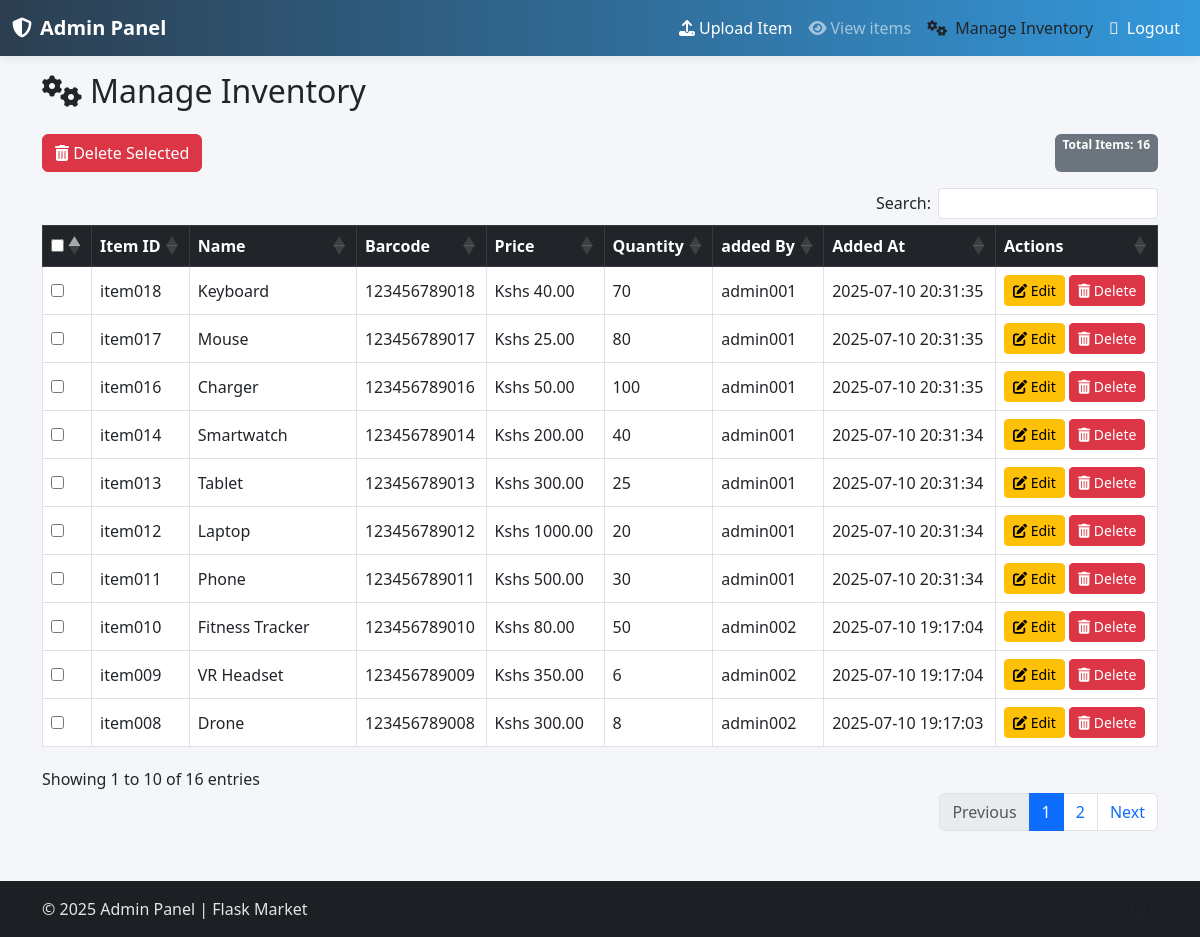
Before: /admins/admin/items/manage (signed in) with the older database file.
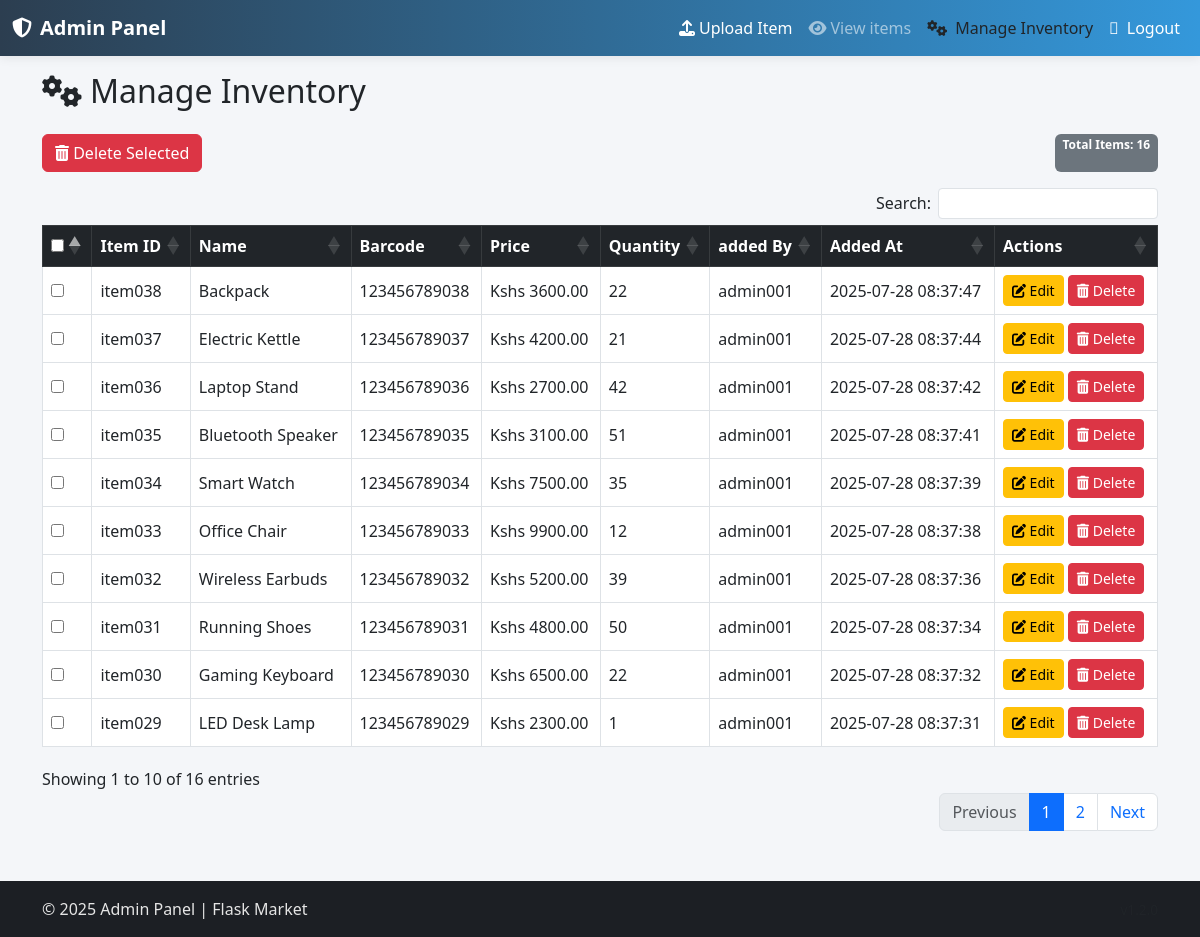
After: the same page with the newer database file.
### admins/models.py (models this page shows, shortened)
class Items(db.Model):
    __tablename__ = 'items'
    item_id = db.Column(db.String(), nullable=False, primary_key=True)
    name = db.Column(db.String(length=30), nullable=False)
    price = db.Column(db.Float(), nullable=False)
    discount = db.Column(db.Float(), nullable=True)
    barcode = db.Column(db.String(length=12), nullable=False, unique=True)
    description = db.Column(db.String(length=1024), nullable=False, unique=True)
    category = db.Column(db.String(length=30), nullable=True)
    quantity = db.Column(db.Integer(), nullable=False)
    image_url = db.Column(db.String(200), nullable=True)
    added_by = db.Column(db.String(length=6), db.ForeignKey('admins.admin_id'), nullable=False)
    date_added = db.Column(db.DateTime(timezone=True), nullable=False, default=lambda: datetime.now(ZoneInfo("Africa/Nairobi")))
    admin = db.relationship('Admins', backref="items_added")

### admins/routes.py (the view, shortened to what this page needs)
@admins_bp.route('/admin/items/manage', methods=['GET', 'POST'])
@admin_required
def admin_items_manage():
    items = Items.query.order_by(Items.date_added.desc()).all()
    return render_template('admin/admin_items_manage.html', items=items)

### admins/routes.py (called while the page is built)
def admin_required(f):
    @wraps(f)
    def wrapper(*args, **kwargs):
        if not session.get('admin_logged_in') and not session.get('is_approved'):
            return redirect(url_for('admins.admin_login'))
        return f(*args, **kwargs)
    return wrapper

@admins_bp.context_processor
def inject_now():
    eat = ZoneInfo("Africa/Nairobi")
    return {'now': datetime.now(tz=eat)}

### admins/templates/admin/admin_items_manage.html (shortened to what this page needs)
{% extends 'admin_base.html' %}
{% block content %}
<h2 class="mb-4"><i class="fas fa-cogs me-2"></i>Manage Inventory</h2>
<form method="post" id="batchDeleteForm">
    <div class="d-flex justify-content-between align-center mb-3">
        <button id="deleteSelectedBtn" class="btn btn-danger" type="submit" name="action" value="delete_selected">
            <i class="fas fa-trash-alt"></i> Delete Selected
        </button>
        <span class="badge bg-secondary">Total Items: {{ items|length }}</span>
    </div>
    <table class="table table-bordered table-hover align-middle" id="manageTable">
        <thead class="table-dark">
            <tr>
                <th><input type="checkbox" id="selectAll"></th>
                <th>Item ID</th>
                <th>Name</th>
                <th>Barcode</th>
                <th>Price</th>
                <th>Quantity</th>
                <th>added By</th>
                <th>Added At</th>
                <th>Actions</th>
            </tr>
        </thead>
        <tbody>
            {% for item in items %}
            <tr>
                <td><input type="checkbox" class="item-checkbox" name="selected_items" value="{{ item.item_id }}"></td>
                <td>{{ item.item_id }}</td>
                <td>{{ item.name }}</td>
                <td>{{ item.barcode }}</td>
                <td>Kshs {{ "%.2f"|format(item.price) }}</td>
                <td>{{ item.quantity }}</td>
                <td>{{ item.added_by }}</td>
                <td>{{ item.date_added.strftime('%Y-%m-%d %H:%M:%S') }}</td>
                <td class="text-nowrap">
                    <a href="{{ url_for('admins.admin_items_edit', item_id=item.item_id) }}" class="btn btn-sm btn-warning"><i class="fas fa-edit"></i> Edit</a>
                    <a href="{{ url_for('admins.admin_items_delete', item_id=item.item_id) }}"
                        class="btn btn-sm btn-danger"
                        onclick="return confirm('Are you sure you want to delete this item?');">
                        <i class="fas fa-trash-alt"></i> Delete
                    </a>
                </td>
            </tr>
            {% endfor %}
        </tbody>
    </table>
</form>
{% endblock %}

Changed rows visible on the page:
removed Items: item_id "item018", name "Keyboard", barcode "123456789018", price "40.00", quantity "70", added_by "admin001", date_added "2025-07-10 20:31:35"
removed Items: item_id "item017", name "Mouse", barcode "123456789017", price "25.00", quantity "80", added_by "admin001", date_added "2025-07-10 20:31:35"
removed Items: item_id "item016", name "Charger", barcode "123456789016", price "50.00", quantity "100", added_by "admin001", date_added "2025-07-10 20:31:35"
removed Items: item_id "item014", name "Smartwatch", barcode "123456789014", price "200.00", quantity "40", added_by "admin001", date_added "2025-07-10 20:31:34"
removed Items: item_id "item013", name "Tablet", barcode "123456789013", price "300.00", quantity "25", added_by "admin001", date_added "2025-07-10 20:31:34"
removed Items: item_id "item012", name "Laptop", barcode "123456789012", price "1000.00", quantity "20", added_by "admin001", date_added "2025-07-10 20:31:34"
removed Items: item_id "item011", name "Phone", barcode "123456789011", price "500.00", quantity "30", added_by "admin001", date_added "2025-07-10 20:31:34"
removed Items: item_id "item010", name "Fitness Tracker", barcode "123456789010", price "80.00", quantity "50", added_by "admin002", date_added "2025-07-10 19:17:04"
removed Items: item_id "item009", name "VR Headset", barcode "123456789009", price "350.00", quantity "6", added_by "admin002", date_added "2025-07-10 19:17:04"
removed Items: item_id "item008", name "Drone", barcode "123456789008", price "300.00", quantity "8", added_by "admin002", date_added "2025-07-10 19:17:03"
added Items: item_id "item038", name "Backpack", barcode "123456789038", price "3600.00", quantity "22", added_by "admin001", date_added "2025-07-28 08:37:47"
added Items: item_id "item037", name "Electric Kettle", barcode "123456789037", price "4200.00", quantity "21", added_by "admin001", date_added "2025-07-28 08:37:44"
added Items: item_id "item036", name "Laptop Stand", barcode "123456789036", price "2700.00", quantity "42", added_by "admin001", date_added "2025-07-28 08:37:42"
added Items: item_id "item035", name "Bluetooth Speaker", barcode "123456789035", price "3100.00", quantity "51", added_by "admin001", date_added "2025-07-28 08:37:41"
added Items: item_id "item034", name "Smart Watch", barcode "123456789034", price "7500.00", quantity "35", added_by "admin001", date_added "2025-07-28 08:37:39"
added Items: item_id "item033", name "Office Chair", barcode "123456789033", price "9900.00", quantity "12", added_by "admin001", date_added "2025-07-28 08:37:38"
added Items: item_id "item032", name "Wireless Earbuds", barcode "123456789032", price "5200.00", quantity "39", added_by "admin001", date_added "2025-07-28 08:37:36"
added Items: item_id "item031", name "Running Shoes", barcode "123456789031", price "4800.00", quantity "50", added_by "admin001", date_added "2025-07-28 08:37:34"
added Items: item_id "item030", name "Gaming Keyboard", barcode "123456789030", price "6500.00", quantity "22", added_by "admin001", date_added "2025-07-28 08:37:32"
added Items: item_id "item029", name "LED Desk Lamp", barcode "123456789029", price "2300.00", quantity "1", added_by "admin001", date_added "2025-07-28 08:37:31"
